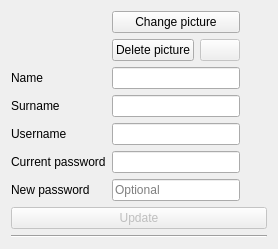
<?xml version="1.0" encoding="UTF-8"?>
<ui version="4.0">
 <class>ProfileSettingsWin</class>
 <widget class="QDialog" name="ProfileSettingsWin">
  <property name="geometry">
   <rect>
    <x>0</x>
    <y>0</y>
    <width>534</width>
    <height>497</height>
   </rect>
  </property>
  <property name="sizePolicy">
   <sizepolicy hsizetype="MinimumExpanding" vsizetype="MinimumExpanding">
    <horstretch>0</horstretch>
    <verstretch>0</verstretch>
   </sizepolicy>
  </property>
  <property name="windowTitle">
   <string>PiDiEsse - Profile settings</string>
  </property>
  <property name="windowIcon">
   <iconset theme="emblem-system">
    <normaloff>../../../Prova</normaloff>../../../Prova</iconset>
  </property>
  <property name="layoutDirection">
   <enum>Qt::LeftToRight</enum>
  </property>
  <layout class="QVBoxLayout" name="verticalLayout">
   <property name="sizeConstraint">
    <enum>QLayout::SetFixedSize</enum>
   </property>
   <item>
    <layout class="QGridLayout" name="gridLayout">
     <item row="2" column="1">
      <widget class="QLineEdit" name="SurnameEdit">
       <property name="cursor">
        <cursorShape>ArrowCursor</cursorShape>
       </property>
       <property name="readOnly">
        <bool>true</bool>
       </property>
      </widget>
     </item>
     <item row="1" column="0">
      <widget class="QLabel" name="NameLabel">
       <property name="text">
        <string>Name</string>
       </property>
      </widget>
     </item>
     <item row="3" column="0">
      <widget class="QLabel" name="UsernameLabel">
       <property name="text">
        <string>Username</string>
       </property>
      </widget>
     </item>
     <item row="4" column="0">
      <widget class="QLabel" name="CurrentPasswordLabel">
       <property name="text">
        <string>Current password</string>
       </property>
      </widget>
     </item>
     <item row="0" column="1">
      <layout class="QVBoxLayout" name="verticalLayout_2">
       <item>
        <widget class="QPushButton" name="ProfilePictureButton">
         <property name="text">
          <string>Change picture</string>
         </property>
         <property name="icon">
          <iconset resource="icons.qrc">
           <normaloff>:/misc/themes/material/camera.png</normaloff>:/misc/themes/material/camera.png</iconset>
         </property>
        </widget>
       </item>
       <item>
        <layout class="QHBoxLayout" name="horizontalLayout">
         <item>
          <widget class="QPushButton" name="DeletePictureButton">
           <property name="enabled">
            <bool>true</bool>
           </property>
           <property name="sizePolicy">
            <sizepolicy hsizetype="Minimum" vsizetype="Fixed">
             <horstretch>0</horstretch>
             <verstretch>0</verstretch>
            </sizepolicy>
           </property>
           <property name="text">
            <string>Delete picture</string>
           </property>
           <property name="icon">
            <iconset resource="icons.qrc">
             <normaloff>:/misc/themes/material/delete.png</normaloff>:/misc/themes/material/delete.png</iconset>
           </property>
          </widget>
         </item>
         <item>
          <widget class="QPushButton" name="UndoButton">
           <property name="enabled">
            <bool>false</bool>
           </property>
           <property name="text">
            <string/>
           </property>
           <property name="icon">
            <iconset resource="icons.qrc">
             <normaloff>:/misc/themes/material/undo.png</normaloff>:/misc/themes/material/undo.png</iconset>
           </property>
          </widget>
         </item>
        </layout>
       </item>
      </layout>
     </item>
     <item row="5" column="1">
      <widget class="QLineEdit" name="NewPasswordEdit">
       <property name="text">
        <string/>
       </property>
       <property name="echoMode">
        <enum>QLineEdit::Password</enum>
       </property>
       <property name="placeholderText">
        <string>Optional</string>
       </property>
      </widget>
     </item>
     <item row="2" column="0">
      <widget class="QLabel" name="SurnameLabel">
       <property name="text">
        <string>Surname</string>
       </property>
      </widget>
     </item>
     <item row="5" column="0">
      <widget class="QLabel" name="NewPasswordLabel">
       <property name="sizePolicy">
        <sizepolicy hsizetype="Fixed" vsizetype="Fixed">
         <horstretch>0</horstretch>
         <verstretch>0</verstretch>
        </sizepolicy>
       </property>
       <property name="text">
        <string>New password</string>
       </property>
      </widget>
     </item>
     <item row="3" column="1">
      <widget class="QLineEdit" name="UsernameEdit">
       <property name="cursor">
        <cursorShape>ArrowCursor</cursorShape>
       </property>
       <property name="readOnly">
        <bool>true</bool>
       </property>
      </widget>
     </item>
     <item row="0" column="0">
      <widget class="QLabel" name="ProfilePicture">
       <property name="sizePolicy">
        <sizepolicy hsizetype="Preferred" vsizetype="Expanding">
         <horstretch>0</horstretch>
         <verstretch>0</verstretch>
        </sizepolicy>
       </property>
       <property name="text">
        <string/>
       </property>
       <property name="alignment">
        <set>Qt::AlignCenter</set>
       </property>
      </widget>
     </item>
     <item row="5" column="2">
      <widget class="QPushButton" name="InfoPassword">
       <property name="sizePolicy">
        <sizepolicy hsizetype="Fixed" vsizetype="Fixed">
         <horstretch>0</horstretch>
         <verstretch>0</verstretch>
        </sizepolicy>
       </property>
       <property name="maximumSize">
        <size>
         <width>21</width>
         <height>21</height>
        </size>
       </property>
       <property name="cursor">
        <cursorShape>PointingHandCursor</cursorShape>
       </property>
       <property name="text">
        <string/>
       </property>
       <property name="icon">
        <iconset resource="icons.qrc">
         <normaloff>:/misc/themes/material/question_mark.png</normaloff>:/misc/themes/material/question_mark.png</iconset>
       </property>
       <property name="flat">
        <bool>true</bool>
       </property>
      </widget>
     </item>
     <item row="1" column="1">
      <widget class="QLineEdit" name="NameEdit">
       <property name="cursor">
        <cursorShape>ArrowCursor</cursorShape>
       </property>
       <property name="readOnly">
        <bool>true</bool>
       </property>
      </widget>
     </item>
     <item row="4" column="1">
      <widget class="QLineEdit" name="CurrentPasswordEdit">
       <property name="echoMode">
        <enum>QLineEdit::Password</enum>
       </property>
      </widget>
     </item>
    </layout>
   </item>
   <item>
    <widget class="QPushButton" name="UpdateButton">
     <property name="enabled">
      <bool>false</bool>
     </property>
     <property name="layoutDirection">
      <enum>Qt::LeftToRight</enum>
     </property>
     <property name="text">
      <string>Update</string>
     </property>
     <property name="icon">
      <iconset theme="dialog-ok">
       <normaloff>.</normaloff>.</iconset>
     </property>
     <property name="default">
      <bool>true</bool>
     </property>
    </widget>
   </item>
   <item>
    <widget class="Line" name="line">
     <property name="orientation">
      <enum>Qt::Horizontal</enum>
     </property>
    </widget>
   </item>
  </layout>
 </widget>
 <tabstops>
  <tabstop>NameEdit</tabstop>
  <tabstop>SurnameEdit</tabstop>
  <tabstop>UsernameEdit</tabstop>
  <tabstop>CurrentPasswordEdit</tabstop>
  <tabstop>NewPasswordEdit</tabstop>
  <tabstop>ProfilePictureButton</tabstop>
  <tabstop>UpdateButton</tabstop>
 </tabstops>
 <resources>
  <include location="icons.qrc"/>
 </resources>
 <connections/>
</ui>
